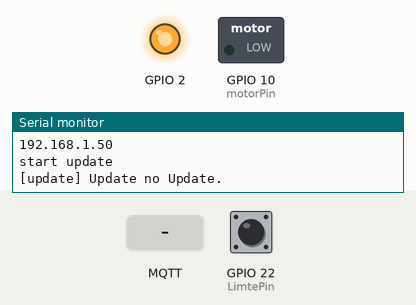
Recording of a sketch running on a simulated ESP32. Parts: switched loads named in the sketch (green lamp = pin HIGH), output pins drawn as LEDs (lit = HIGH), the last lines printed to the serial monitor. Dashed ring = blinking. The test bench sets the inputs (shaded band); at power-on: GPIO 22 (LimtePin) HIGH. WiFi joins after 1.5 s; servers stay silent unless stated; no MQTT or app messages arrive unless stated.

Above: at 3.1 s.
3.2 s: MQTT message "on" arrives on the first subscribed topic
At 11.17 s:
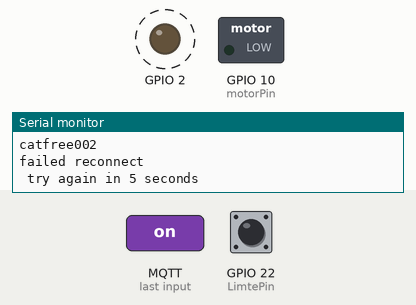
At 15.67 s:
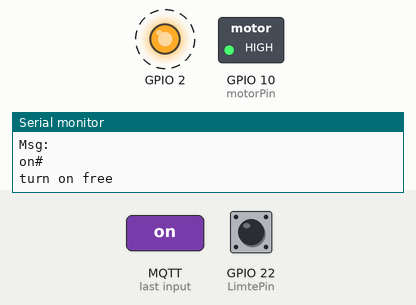
17.4 s: MQTT message "#" arrives on the first subscribed topic
Timing chart, 0 to 26.9 s (numbered marks = the images above; inputs shaded):
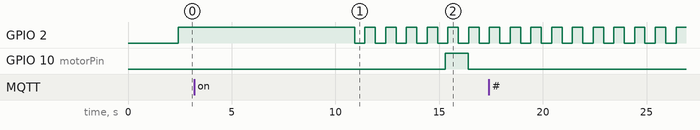

Measured:
- after the input at 3.2 s, GPIO 10 (motorPin): LOW → HIGH after 12.1 s, → LOW 1.1 s later

The sketch:

catfree002.ino
```cpp
/*
 *  This sketch sends data via HTTP GET requests to data.sparkfun.com service.
 *
 *  You need to get streamId and privateKey at data.sparkfun.com and paste them
 *  below. Or just customize this script to talk to other HTTP servers.
 *
 */
#include <WiFi.h>
#include <HTTPUpdate.h>
#include "PubSubClient.h"              //默认，加载MQTT库文件

/******需要修改的地方****************/

#define wifi_name       "wxc"     //WIFI名称，区分大小写，不要写错
#define wifi_password   "853976858"   //WIFI密码
                                     //固件链接，在巴法云控制台复制、粘贴到这里即可

String upUrl = "http://bin.bemfa.com/b/1BcNDJlZWMzYjYyYzg1NDlmNmFjNDQxOGIzYTE1NjA3Nzc=catfree002.bin";
#define ID_MQTT  "42eec3b62c8549f6ac4418b3a1560777"     //用户私钥，控制台获取
const char*  topic = "catfree002";        //主题名字，可在巴法云控制台自行创建，名称随意
/**********************************/
const char* mqtt_server = "bemfa.com"; //默认，MQTT服务器
const int mqtt_server_port = 9501;      //默认，MQTT服务器
WiFiClient espClient;
PubSubClient client(espClient);

const int motorPin = 10;
const int LimtePin = 22;
const int HOTPin = 14;

hw_timer_t * timer = NULL;
portMUX_TYPE timerMux = portMUX_INITIALIZER_UNLOCKED;
int fullCount = 0;
int openTime = 0;
int controlStatus = 0;
int rpy;
int limteRpy;
WiFiClient logClient;
int proOpenTime = 0;
/***************************************************/


void ARDUINO_ISR_ATTR onTimer(){
  if(client.connected())
  {
    static int status = HIGH;
    digitalWrite(2, status);
    status = 1 - status;
  }
  else
  {
    digitalWrite(2, 1);
  }
}
void initHWTimer()
{
    // Use 1st timer of 4 (counted from zero).
    // Set 80 divider for prescaler (see ESP32 Technical Reference Manual for more
    // info).
    timer = timerBegin(0, 80, true);

    // Attach onTimer function to our timer.
    timerAttachInterrupt(timer, &onTimer, true);

    // Set alarm to call onTimer function every second (value in microseconds).
    // Repeat the alarm (third parameter)
    timerAlarmWrite(timer, 500000, true);
}
void esp_print(String data)
{
  Serial.println(data);
  if(logClient.connected())
    logClient.println(data);
}
void esp_print(int data)
{
  Serial.println(data);
  if(logClient.connected())
    logClient.println(data);
}

void setup()
{
    Serial.begin(115200);
    delay(10);

    // We start by connecting to a WiFi network

    Serial.begin(115200);                     //波特率115200
    WiFi.begin(wifi_name, wifi_password);     //连接wifi
    while (WiFi.status() != WL_CONNECTED) {   //等待连接wifi
      delay(500);
      Serial.print(".");
    }
    setup_wifi();           //设置wifi的函数，连接wifi
    client.setServer(mqtt_server, mqtt_server_port);//设置mqtt服务器
    client.setCallback(callback); //mqtt消息处理
    logClient.connect("192.168.10.18",888);

    updateBin();                              //开始升级

    initHWTimer();
    pinMode(2, OUTPUT);
    pinMode(HOTPin, INPUT);
    // pinMode(LimtePin, INPUT);
    digitalWrite(2, LOW);
    pinMode(motorPin, OUTPUT);
    digitalWrite(motorPin, LOW);
        // Start an alarm
    timerAlarmEnable(timer);
    pinMode(LimtePin, INPUT_PULLUP);
    attachInterrupt(digitalPinToInterrupt(LimtePin), LimteCallBack, CHANGE);
}
void setup_wifi() {
  delay(10);
  Serial.println();
  Serial.print("Connecting to ");
  Serial.println(wifi_name);


  Serial.println("");
  Serial.println("WiFi connected");
  Serial.println("IP address: ");
  Serial.println(WiFi.localIP());
}

void callback(char* topic, byte* payload, unsigned int length) {
  Serial.print("Topic:");
  Serial.println(topic);
  String msg = "";
  String msgValue = "";
  int flag = 0;
  for (int i = 0; i < length; i++) {
    if((char)payload[i] == '#')
      {
        flag = 1;
        continue;
      }
    if(flag == 1)
    msgValue += (char)payload[i];
    else
    msg += (char)payload[i];

  }
  esp_print("Msg:");
  esp_print(msg+"#"+msgValue);
  if (msg == "on") {//如果接收字符on，亮灯
      turnOnLed(msgValue.toInt());//开灯函数
    // Serial.println("open the light");
  } else if (msg == "off") {//如果接收字符off，亮灯
    turnOffLed();//关灯函数
    // Serial.println("close the light");
  }
  msg = "";
}
int recount = 0;
void reconnect() {
  // Loop until we're reconnected
  recount = 0;
  while (!client.connected() && recount < 5) {
    esp_print("Attempting MQTT connection...");
    // Attempt to connect
    if (client.connect(ID_MQTT)) {
      esp_print("connected");
      esp_print("subscribe:");
      esp_print(topic);
      //订阅主题，如果需要订阅多个主题，可发送多条订阅指令client.subscribe(topic2);client.subscribe(topic3);
      client.subscribe(topic);
    } else {
      esp_print("failed, rc=");
      esp_print(client.state());
     esp_print(" try again in 5 seconds");
      // Wait 5 seconds before retrying
     delay(5000);
    }
    recount++;
  }
  recount = 0;
  while (!logClient.connected() && recount < 1) {
      logClient.connect("192.168.10.18",888);
      esp_print("failed reconnect");
      esp_print(" try again in 5 seconds");
      // Wait 5 seconds before retrying
     delay(5000);
     recount++;
  }
}

void LimteCallBack() {
 limteRpy = digitalRead(LimtePin);
}

static int connectLoop = 0;
void loop()
{
    if(proOpenTime > millis())
      proOpenTime = millis();
    if(millis() - proOpenTime > 1000*60*60*6)
    {
      esp_print("timeout,free 6h");
      proOpenTime = millis();
      fullCount = 3;
      controlStatus = 1;
    }
    // Read all the lines of the reply from server and print them to Serial
    if((!client.connected() || !logClient.connected()) && millis() - connectLoop > 1000*10)
    {
      connectLoop = millis();
      reconnect();
    }
    client.loop();
    switch(controlStatus)
    {
      case 0:
        // rpy = digitalRead(HOTPin);
        // if(openTime != 0)
        // {
        //   controlStatus = 5;
        // }
        // else if(rpy == HIGH)
        // {
        //   openTime = millis();
        //   controlStatus = 4;
        // }
        break;
      case 1:
        digitalWrite(motorPin, HIGH);
        controlStatus = 2;
        openTime = millis();
        break;
      case 2:
        if(millis() - openTime > fullCount*1000)
        {
          controlStatus = 3;
        }
        break;
      case 3:
        digitalWrite(motorPin, LOW);
        controlStatus = 0;
      break;
      case 4:
      break;
      case 5:
      break;
    }
    delay(100);
}

//当升级开始时，打印日志
void update_started() {
  esp_print("CALLBACK:  HTTP update process started");
}

//当升级结束时，打印日志
void update_finished() {
  esp_print("CALLBACK:  HTTP update process finished");
}

//当升级中，打印日志
void update_progress(int cur, int total) {
  Serial.printf("CALLBACK:  HTTP update process at %d of %d bytes...\n", cur, total);
}

//当升级失败时，打印日志
void update_error(int err) {
  Serial.printf("CALLBACK:  HTTP update fatal error code %d\n", err);
}

/**
 * 固件升级函数
 * 在需要升级的地方，加上这个函数即可，例如setup中加的updateBin();
 * 原理：通过http请求获取远程固件，实现升级
 */
void updateBin(){
  Serial.println("start update");
  WiFiClient UpdateClient;

  //如果是旧版esp32 SDK，需要删除下面四行，旧版不支持，不然会报错
  httpUpdate.onStart(update_started);//当升级开始时
  httpUpdate.onEnd(update_finished);//当升级结束时
  httpUpdate.onProgress(update_progress);//当升级中
  httpUpdate.onError(update_error);//当升级失败时

  t_httpUpdate_return ret = httpUpdate.update(UpdateClient, upUrl);
  switch(ret) {
    case HTTP_UPDATE_FAILED:      //当升级失败
        esp_print("[update] Update failed.");
        break;
    case HTTP_UPDATE_NO_UPDATES:  //当无升级
        esp_print("[update] Update no Update.");
        break;
    case HTTP_UPDATE_OK:         //当升级成功
        esp_print("[update] Update ok.");
        break;
  }
}
void(* resetFunc) (void) = 0;

//打开灯泡
void turnOnLed(int value) {
  Serial.println("turn on free");
  if(value / 10 == 0)
  {
    fullCount = 1;
    controlStatus = 1;
  }
  else
  {
    value /= 10;
    fullCount = value ;
    controlStatus = 1;
  }
  proOpenTime = millis();
}
//关闭灯泡
void turnOffLed() {
  Serial.println("turn off free");
  resetFunc();
  controlStatus = 0;

}
```
